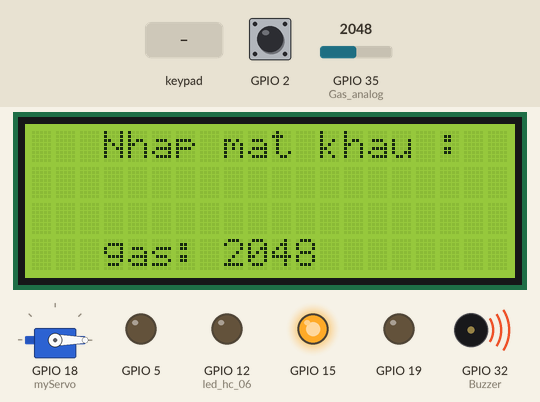
This sketch was run on a simulated ESP32. Parts: 20×4 character LCD, servo, output pins drawn as LEDs (lit = HIGH), buzzer (waves = sounding, pin HIGH). The test bench sets the inputs (shaded band); at power-on: GPIO 2 HIGH, GPIO 35 (Gas_analog) = 2048.

Above: at 1.2 s.
1.3 s: keypad keys 1 1 1 1 1 1 1 1 # pressed 0.4 s apart
At 5.46 s:
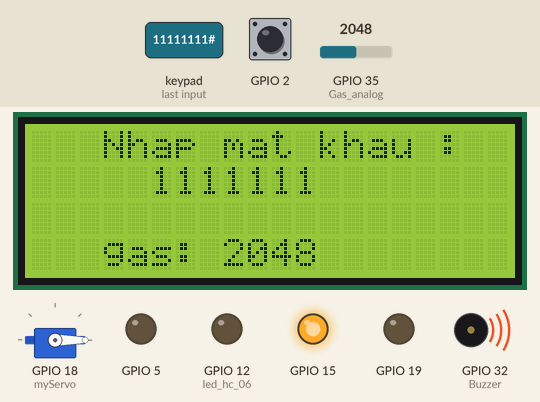
6.4 s: key '#' pressed
At 7.2 s:
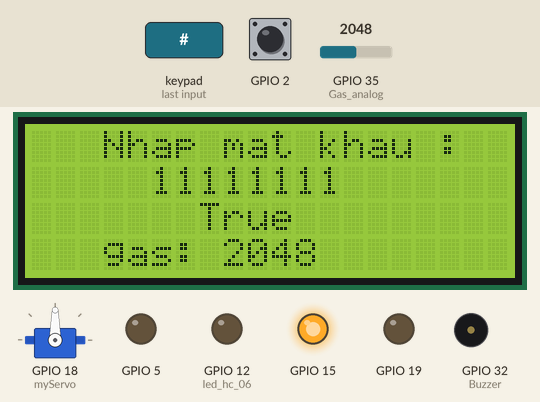
9.4 s: key 'A' pressed
12.4 s: key 'B' pressed
15.4 s: keypad keys 2 7 1 3 2 3 4 # pressed 0.4 s apart
At 18.03 s:
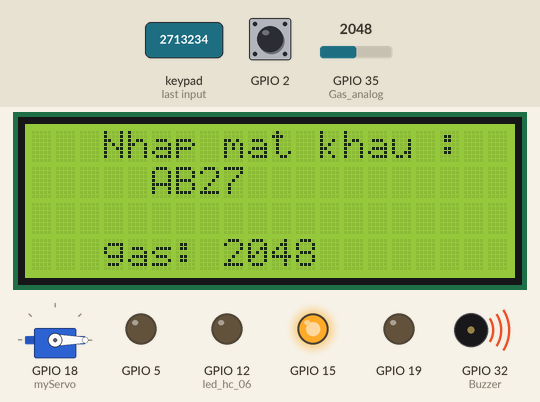
20.1 s: key 'C' pressed
At 26.59 s:
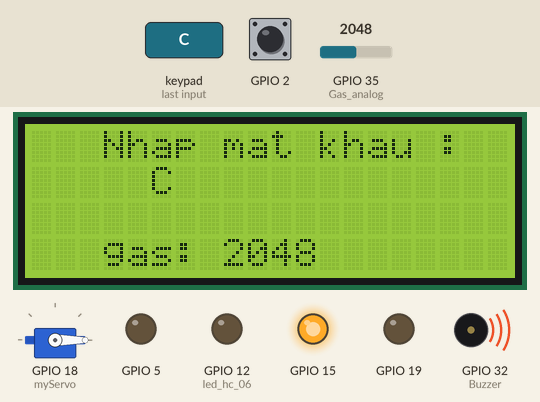
Timing chart, 0 to 28.3 s (numbered marks = the images above; inputs shaded):
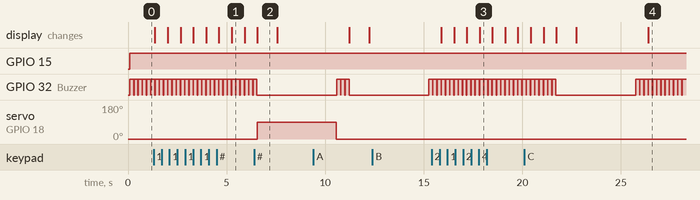

The sketch:

tttn.ino
```cpp
#include <Wire.h>
#include <LiquidCrystal_I2C.h>
#include <Keypad.h>
#include <ESP32Servo.h>

LiquidCrystal_I2C lcd(0x27, 20, 4);
Servo myServo;
int Buzzer = 32;   // còi
int Gas_analog = 35;    // ga
//int Gas_digital = 34;   //
const uint8_t ROWS = 4; // hàng
const uint8_t COLS = 4; // cột
char keys[ROWS][COLS] = {
  { '1', '2', '3', 'A' },
  { '4', '5', '6', 'B' },
  { '7', '8', '9', 'C' },
  { '*', '0', '#', 'D' }
};

uint8_t colPins[COLS] = { 27, 13, 23, 4 };
uint8_t rowPins[ROWS] = { 33, 25, 26, 14 };

Keypad keypad = Keypad(makeKeymap(keys), rowPins, colPins, ROWS, COLS);

String Password = "";  // mat khau

void setup() {
  lcd.init(); // khởi động
  lcd.backlight();
  lcd.setCursor(3,0); //(côt, hàng)
  lcd.print("Nhap mat khau :");
  myServo.attach(18);//chân tín hiệu servo
  myServo.write(0);
  pinMode(2,INPUT_PULLUP); // tín hiệu chuyen dong
  pinMode(15, OUTPUT); // led chuyển động
  pinMode(Buzzer, OUTPUT);    // còi
  pinMode(12, OUTPUT);// led hc 06
  pinMode(5, OUTPUT);
  pinMode(19, OUTPUT);
  Serial.begin(9600);
}

void loop() {
  //hc 06 bluetooth
    if (Serial.available()){// kết nối serial cổng com lấy gtri
        char bt; //khai báo biến giá trị
        bt=Serial.read();// đọc giá trị từ serial???
        Serial.println(bt);// in ra cổng com
    if (bt =='a'){
      digitalWrite(5,HIGH); // bật đèn
    }
    else if(bt =='b'){
      digitalWrite(5,LOW);// tắt đèn
    }
    if (bt =='c'){
      digitalWrite(12,HIGH);
    }
    else if(bt =='d'){
      digitalWrite(12,LOW);
    }
    else if (bt =='e'){
      digitalWrite(19,HIGH);
    }
    else if(bt =='f'){
      digitalWrite(19,LOW);
    }
  }
 // chuyển động
  int z=digitalRead(2);
  if(z==HIGH){
    digitalWrite(15, HIGH);// led sáng
  }else if(z==LOW){
    digitalWrite(15, LOW);// led tắt
  }
  // ga
  int gassensorAnalog = analogRead(Gas_analog);// đọc giá trị ga

  lcd.setCursor(3, 3);
  lcd.print("gas:     ");
  lcd.setCursor(8, 3);
  lcd.print(gassensorAnalog);
  if (gassensorAnalog > 1000) {
    digitalWrite (Buzzer, HIGH) ; //send tone
    delay(200);
    digitalWrite (Buzzer, LOW) ;  //no tone
  }
  // mật khẩu
  char key = keypad.getKey(); // lấy kí tự
  if (key) {
    if (key == '*') {  // xóa kí tự
      if (Password.length() > 0) {
        Password = Password.substring(0, Password.length() - 1);// trừ kí tự từ phải qua
        lcd.setCursor(5, 1);
        lcd.print(Password);
      }
    } else if (key == '#') { // enter
      if (Password == "11111111") {
        lcd.setCursor(7, 2);
        lcd.print("True");
        myServo.write(90);
      } else {
        lcd.setCursor(7, 2);
        lcd.print("False");
      }

      delay(1000); // Đợi 1 giây
      lcd.setCursor(5, 1);
      lcd.print("                "); // Xóa dòng 1
      lcd.setCursor(7, 2);
      lcd.print("     "); // xoa true false
      delay(3000);
      myServo.write(0);
      Password = "";
    } else {
      Password += key;
      lcd.setCursor(5, 1);
      lcd.print(Password);
    }
  }
}
```

Measured:
- after the input at 1.3 s, the display: first changes after 0.07 s (image 1 shows a later state)
- after the input at 20.1 s, the display: first differs from a run without the input after 6.3 s (image 4)
- what the display in image 2 shows lasts 1.1 s, from 6.5 s to 7.6 s
